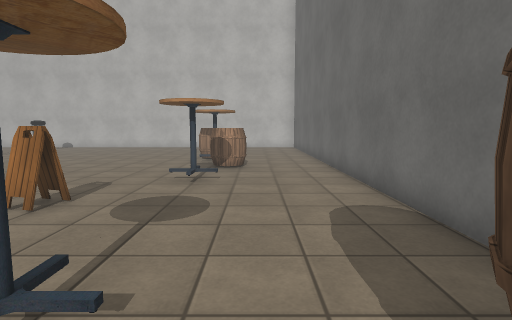
View 1 (above)

16 first-person views from a walk through a 3-D level made in the Unity game engine. The camera is 1.3 m above the floor, tilts 6° down and sees 80° across. The floor is counted in squares, 1 m on a side. Each view is taken from the middle of a square. On the plan, view 1 faces up. The plan holds only what a view shows up to about 14 squares ahead; the rest is blank. The place goes on beyond the plan. Some animated figures are left out. Some surface patterns are stand-ins.

View 2
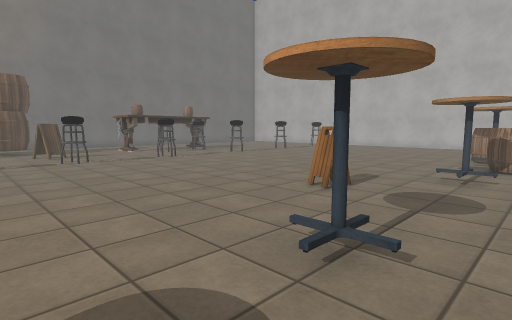

View 3
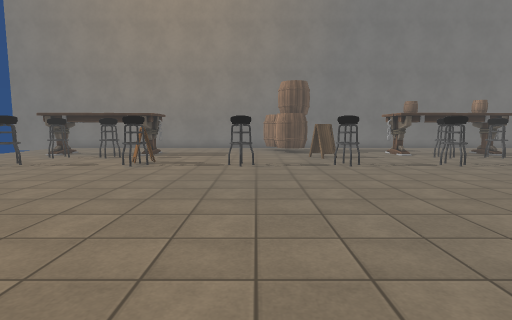

View 4
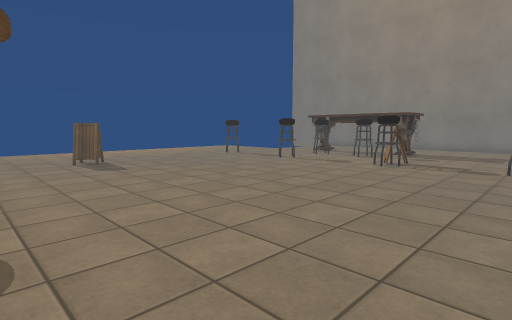

View 5
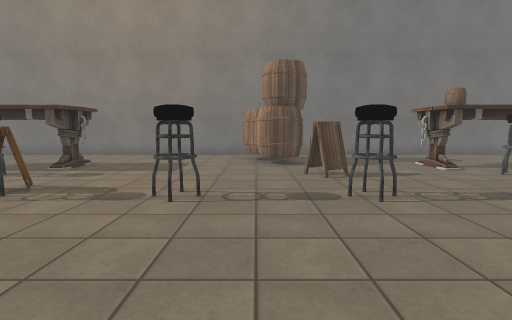

View 6
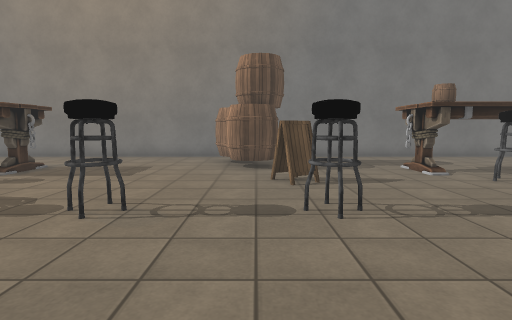

View 7
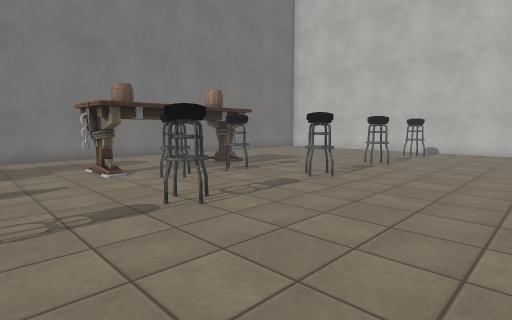

View 8
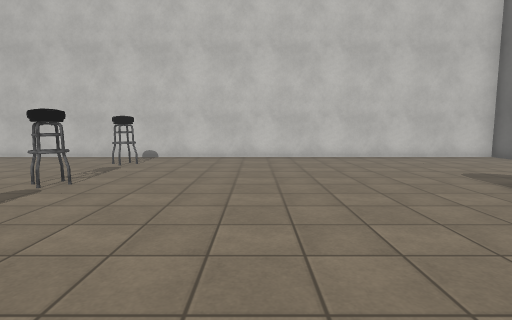

View 9
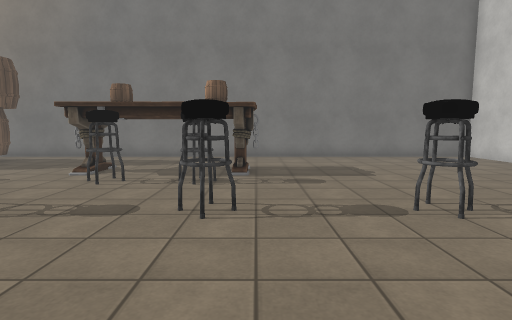

View 10
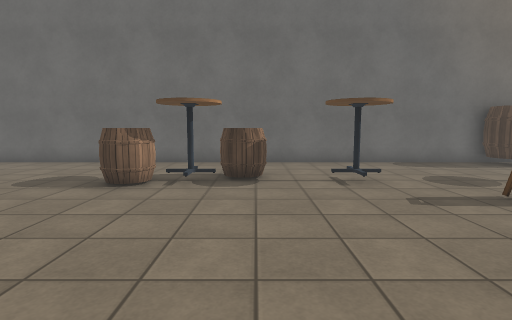

View 11
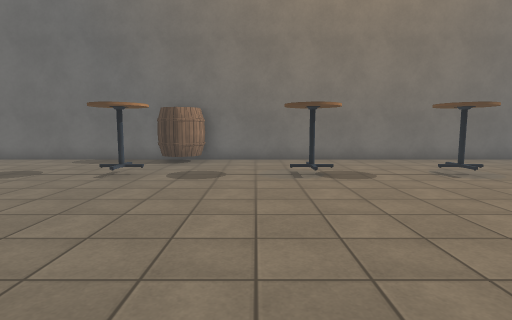

View 12
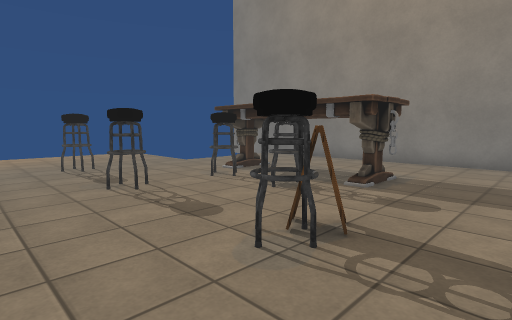

View 13
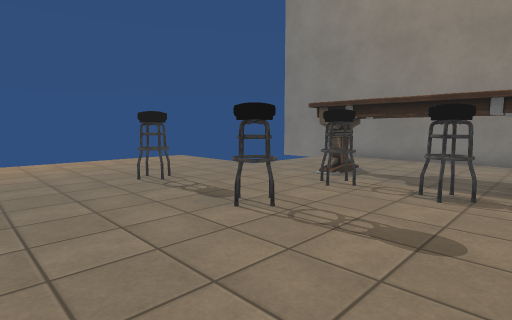

View 14
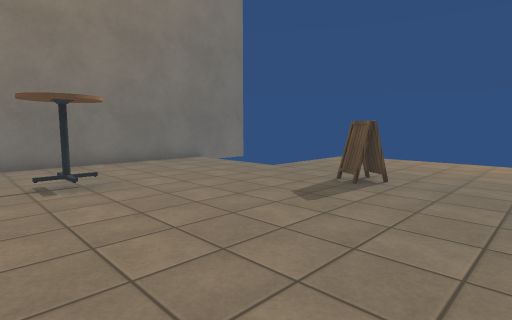

View 15
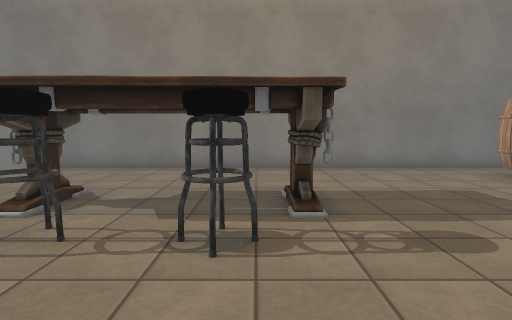

View 16
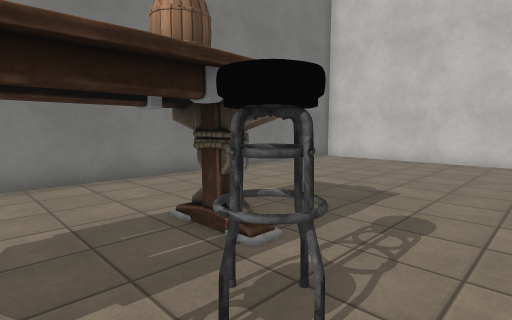

### Floor plan
Key: @ floor where view 1 was taken; # wall or solid block; . floor; O other object.
Columns run from 22 left of view 1 to 3 right of it. Each row starts with its distance up from view 1.
 21 ##########################
 20 #........................#
 19 #........................#
 18 #........OO..............#
 17 #........................#
 16 #........................#
 15 #........................#
 14 #........OO.........O....#
 13 #...................OO...#
 12 #...................O....#
 11 #...OO...O...........O...#
 10 #...OOOO.OO..........OO..#
  9 #...OOOO.................#
  8 #...OOO.............O....#
  7 #...OOOO.................#
  6 #...OOO..OO..............#
  5 #.................OO.....#
  4 #........................#
  3 #........O...............#
  2 #..OO.OO.OO.........O...O#
  1 #.OOO..................OOO
  0 #OOOO.................@OO#
 -1 #........OO..............#
 -2 #........O...............#
 -3 #........................#
 -4 #...................O....#
 -5 #.......OOO..............#
 -6 #...OOO..O...............#
 -7 #...OOOO.................#
 -8 #...OOOO............O....#
 -9 #...OOO..O...............#
-10 #...OOOO.OO..............#
-11 #...OO...................#
-12 #........................#

Where each view was taken, in squares from view 1:
view 1: 0 up, 0 right, facing up
view 2: 1 down, 0 right, facing up-left
view 3: 1 down, 2 left, facing left
view 4: 1 down, 2 left, facing down-left
view 5: 0 up, 7 left, facing left
view 6: 1 up, 8 left, facing left
view 7: 3 up, 8 left, facing up-left
view 8: 7 up, 8 left, facing up
view 9: 11 up, 8 left, facing left
view 10: 10 up, 9 left, facing right
view 11: 2 down, 10 left, facing right
view 12: 3 down, 10 left, facing down-left
view 13: 6 down, 9 left, facing down-left
view 14: 6 down, 9 left, facing down-right
view 15: 7 down, 12 left, facing left
view 16: 8 up, 14 left, facing up-left
